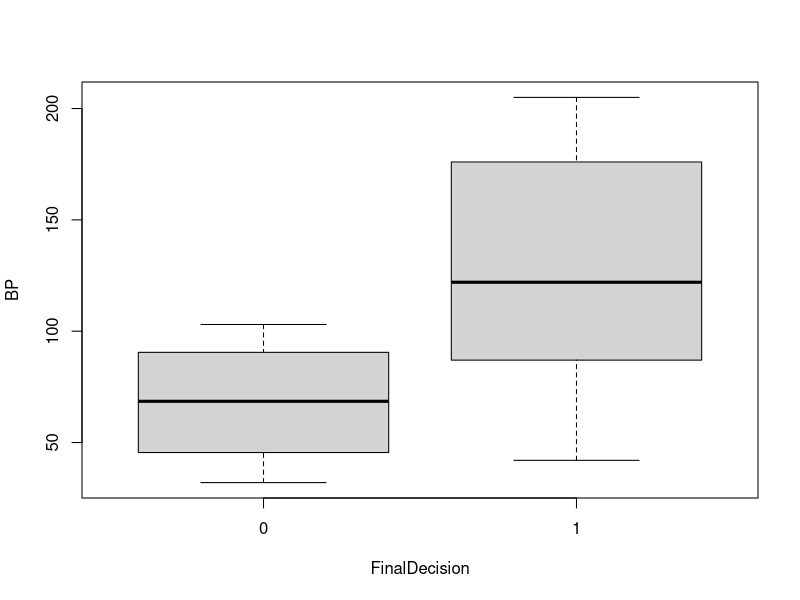
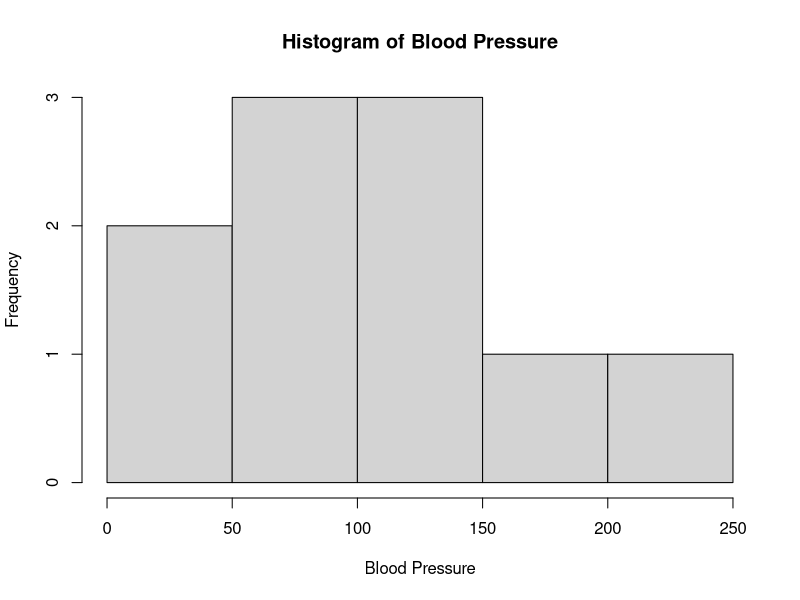

Write R code to recreate these figures, in order.
Frequency <- c(0.6, 0.3, 0.4, 0.4, 0.2, 0.6, 0.3, 0.4, 0.9, 0.2)
BP <- c(103, 87, 32, 42, 59, 109, 78, 205, 135, 176)
First <- c(1,1,1,1,0,0,0,0,NA,1)
Second <- c(0,0,1,1,0,0,1,1,1,1)
FinalDecision <- c(0,1,0,1,0,1,0,1,1,1)
hospital.df <- data.frame(Frequency, BP, First, Second, FinalDecision)
boxplot(BP~FinalDecision, hospital.df)
hist(hospital.df$BP, xlab = "Blood Pressure", main = "Histogram of Blood Pressure")
mean(BP)
mean(FinalDecision)
